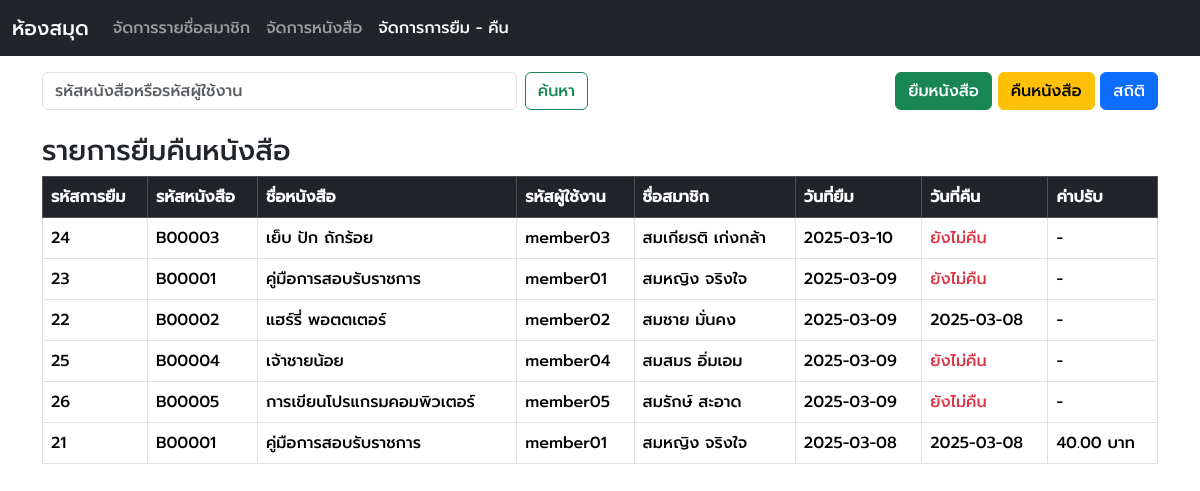
Page /pages/borrow_manage.php on the committed database.
### tables this page shows
CREATE TABLE `tb_borrow_book` (
  `br_id` int(255) NOT NULL,
  `br_date_br` date NOT NULL,
  `br_date_rt` date DEFAULT NULL,
  `b_id` varchar(255) NOT NULL,
  `me_user` varchar(255) NOT NULL,
  `br_fine` int(255) NOT NULL
);

CREATE TABLE `tb_book` (
  `id` int(255) NOT NULL,
  `b_id` varchar(255) NOT NULL,
  `b_name` varchar(255) NOT NULL,
  `b_writer` varchar(255) NOT NULL,
  `b_category` int(255) NOT NULL,
  `b_price` int(255) NOT NULL,
  `b_img` varchar(255) NOT NULL
);

CREATE TABLE `tb_member` (
  `m_id` int(255) NOT NULL,
  `m_user` varchar(255) NOT NULL,
  `m_pass` varchar(255) NOT NULL,
  `m_name` varchar(255) NOT NULL,
  `m_phone` varchar(255) NOT NULL,
  `m_permis` varchar(255) NOT NULL DEFAULT 'user'
);

### pages/borrow_manage.php (the view, shortened to what this page needs)
<?php
include_once("../db/db.php");
$search = $_POST['search'] ?? "";
$sql = "SELECT br.br_id, br.br_date_br, br.br_date_rt, br.br_fine,
               b.b_name, b.b_id, m.m_name, m.m_user
        FROM tb_borrow_book br
        JOIN tb_book b ON br.b_id = b.b_id
        JOIN tb_member m ON br.me_user = m.m_user ";
$sql .= " ORDER BY br.br_date_br DESC";
$stmt = $conn->prepare($sql);
$stmt->execute();
$result = $stmt->get_result();
?>
<!DOCTYPE html>
<html lang="th">
<head>
    <link rel="stylesheet" href="../bootstrap/css/bootstrap.min.css">
    <link rel="stylesheet" href="../style/fonts.css">
</head>
<body>
    <?php include_once("../components/nav.php"); ?>
    <div class="container mt-3">
        <div class="row">
            <div class="col-md-6">
                <form action="borrow_manage.php" method="post" class="d-flex w-100" role="search">
                    <input class="form-control me-2" name="search" type="search" placeholder="รหัสหนังสือหรือรหัสผู้ใช้งาน" aria-label="Search" value="<?= htmlspecialchars($search) ?>">
                    <button class="btn btn-outline-success" type="submit">ค้นหา</button>
                </form>
            </div>
            <div class="col-md-6 text-end">
                <a href="borrow.php" class="btn btn-success">ยืมหนังสือ</a>
                <a href="return.php" class="btn btn-warning">คืนหนังสือ</a>
                <a href="statistics.php" class="btn btn-primary">สถิติ</a>
            </div>
        </div>
        <div class="row mt-4">
            <div class="col">
                <h3>รายการยืมคืนหนังสือ</h3>
                <table class="table table-bordered">
                    <thead class="table-dark">
                        <tr>
                            <th>รหัสการยืม</th>
                            <th>รหัสหนังสือ</th>
                            <th>ชื่อหนังสือ</th>
                            <th>รหัสผู้ใช้งาน</th>
                            <th>ชื่อสมาชิก</th>
                            <th>วันที่ยืม</th>
                            <th>วันที่คืน</th>
                            <th>ค่าปรับ</th>
                        </tr>
                    </thead>
                    <tbody>
                        <?php if ($result->num_rows > 0): ?>
                            <?php while ($row = $result->fetch_assoc()): ?>
                                <tr>
                                    <td><?= htmlspecialchars($row['br_id']) ?></td>
                                    <td><?= htmlspecialchars($row['b_id']) ?></td>
                                    <td><?= htmlspecialchars($row['b_name']) ?></td>
                                    <td><?= htmlspecialchars($row['m_user']) ?></td>
                                    <td><?= htmlspecialchars($row['m_name']) ?></td>
                                    <td><?= htmlspecialchars($row['br_date_br']) ?></td>
                                    <td>
                                        <?= $row['br_date_rt'] ? htmlspecialchars($row['br_date_rt']) : '<span class="text-danger">ยังไม่คืน</span>' ?>
                                    </td>
                                    <td><?= $row['br_fine'] > 0 ? number_format($row['br_fine'], 2) . " บาท" : '-' ?></td>
                                </tr>
                            <?php endwhile; ?>
                        <?php else: ?>
                            <tr>
                                <td colspan="8" class="text-center text-danger">ไม่พบข้อมูลที่ค้นหา!</td>
                            </tr>
                        <?php endif; ?>
                    </tbody>
                </table>
            </div>
        </div>
    </div>
</body>
</html>

### rows in the picture
tb_borrow_book: br_id "24", tb_book.b_id "B00003", tb_book.b_name "เย็บ ปัก ถักร้อย", tb_member.m_user "member03", tb_member.m_name "สมเกียรติ เก่งกล้า", br_date_br "2025-03-10", shows "ยังไม่คืน"
tb_borrow_book: br_id "23", tb_book.b_id "B00001", tb_book.b_name "คู่มือการสอบรับราชการ", tb_member.m_user "member01", tb_member.m_name "สมหญิง จริงใจ", br_date_br "2025-03-09", shows "ยังไม่คืน"
tb_borrow_book: br_id "22", tb_book.b_id "B00002", tb_book.b_name "แฮร์รี่ พอตตเตอร์", tb_member.m_user "member02", tb_member.m_name "สมชาย มั่นคง", br_date_br "2025-03-09", br_date_rt "2025-03-08"
tb_borrow_book: br_id "25", tb_book.b_id "B00004", tb_book.b_name "เจ้าชายน้อย", tb_member.m_user "member04", tb_member.m_name "สมสมร อิ่มเอม", br_date_br "2025-03-09", shows "ยังไม่คืน"
tb_borrow_book: br_id "26", tb_book.b_id "B00005", tb_book.b_name "การเขียนโปรแกรมคอมพิวเตอร์", tb_member.m_user "member05", tb_member.m_name "สมรักษ์ สะอาด", br_date_br "2025-03-09", shows "ยังไม่คืน"
tb_borrow_book: br_id "21", tb_book.b_id "B00001", tb_book.b_name "คู่มือการสอบรับราชการ", tb_member.m_user "member01", tb_member.m_name "สมหญิง จริงใจ", br_date_br "2025-03-08", br_date_rt "2025-03-08", br_fine "40.00"
